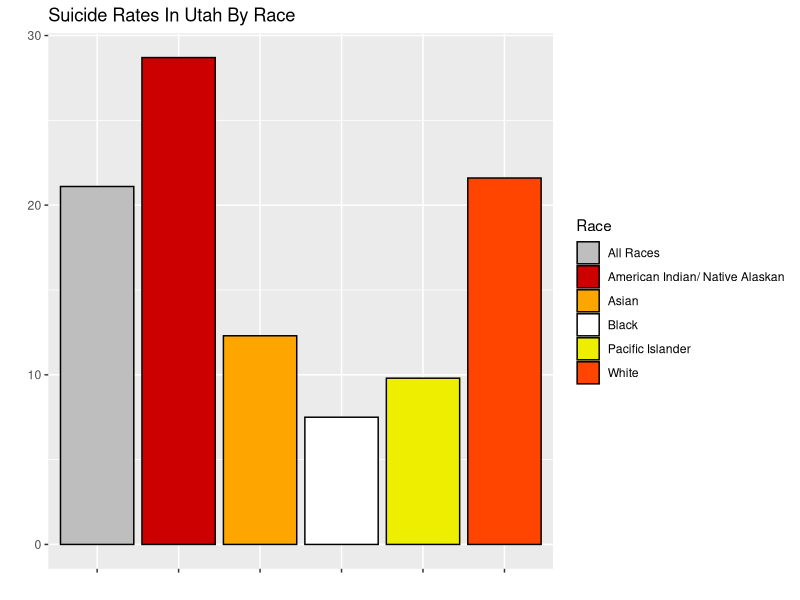

R code for this plot:
read.csv("suicidebyrace.csv")
library(tidyverse)
data("suicidebyrace.csv")
suicidebar <- read.csv("suicidebyrace.csv")


ggplot(data = suicidebar, aes(x = Race, y = Suicide.Rate, fill = Race)) +
  geom_bar(colour = "black", stat = "identity") +
  scale_fill_manual(values = c("grey","red3","orange","white","yellow2","orangered1")) +
  theme(axis.text.x = element_blank()) +
  ggtitle("Suicide Rates In Utah By Race") +
  xlab("") + ylab("")
